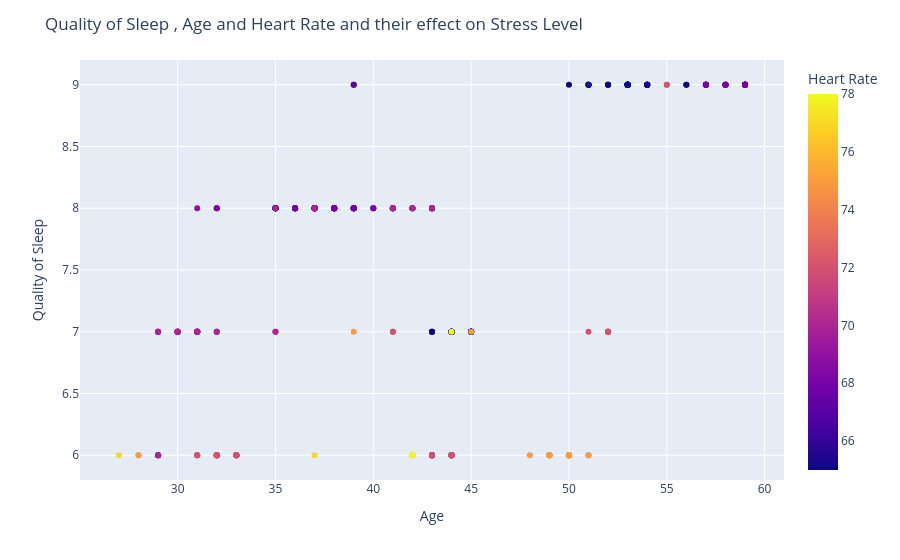

The notebook cell saved with this chart:
### Code cell
fig = px.scatter(df, x='Age', y='Quality of Sleep', color='Heart Rate', hover_data=['Age', 'Quality of Sleep'])
fig.update_layout(title='Quality of Sleep , Age and Heart Rate and their effect on Stress Level ',
                  xaxis=dict(title='Age'),
                  yaxis=dict(title='Quality of Sleep'))
fig.show()

### Figure 1 — Plotly figure (JSON) as saved in the notebook; plotly's stock layout.template omitted (floating-point values rounded to 4 significant figures; data arrays with more than 128 entries replaced by an {"elided": "..."} marker saying what was removed)
{"data": [{"hovertemplate": "Age=%{x}<br>Quality of Sleep=%{y}<br>Heart Rate=%{marker.color}<extra></extra>", "legendgroup": "", "marker": {"color": {"elided": "355 int values"}, "coloraxis": "coloraxis", "symbol": "circle"}, "mode": "markers", "name": "", "orientation": "v", "showlegend": false, "type": "scatter", "x": {"elided": "355 int values"}, "xaxis": "x", "y": {"elided": "355 int values"}, "yaxis": "y"}], "layout": {"autosize": true, "coloraxis": {"colorbar": {"title": {"text": "Heart Rate"}}, "colorscale": [[0, "#0d0887"], [0.1111, "#46039f"], [0.2222, "#7201a8"], [0.3333, "#9c179e"], [0.4444, "#bd3786"], [0.5556, "#d8576b"], [0.6667, "#ed7953"], [0.7778, "#fb9f3a"], [0.8889, "#fdca26"], [1, "#f0f921"]]}, "legend": {"tracegroupgap": 0}, "margin": {"t": 60}, "title": {"text": "Quality of Sleep , Age and Heart Rate and their effect on Stress Level "}, "xaxis": {"anchor": "y", "autorange": true, "domain": [0, 1], "range": [25.05, 60.95], "title": {"text": "Age"}, "type": "linear"}, "yaxis": {"anchor": "x", "autorange": true, "domain": [0, 1], "range": [5.768, 9.232], "title": {"text": "Quality of Sleep"}, "type": "linear"}}}
